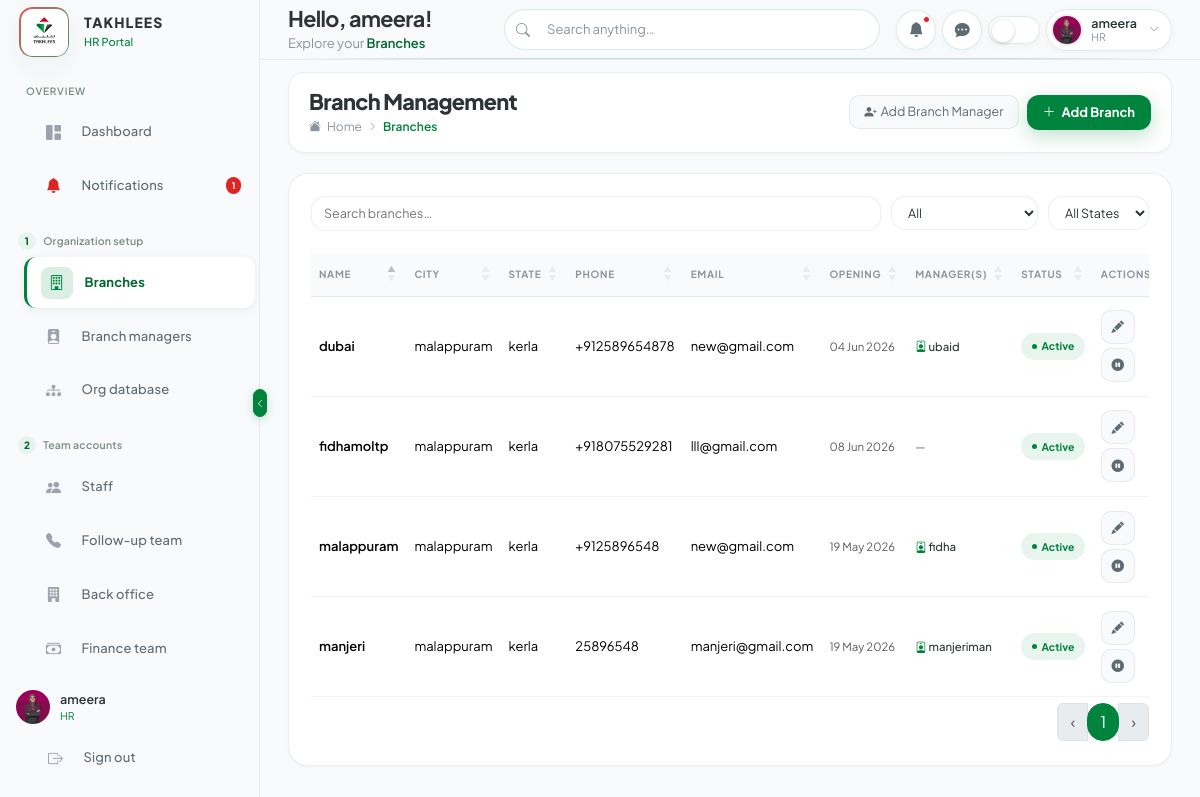
Screenshot of /hr/branches/ (signed in) with the database file from the repository.
### branch/models.py (models this page shows, shortened)
class Branch(models.Model):
    name = models.CharField(max_length=255)
    email = models.EmailField()
    phone = models.CharField(max_length=255)
    opening_date = models.DateField()
    nationality = models.CharField(max_length=255)
    address = models.TextField()
    city = models.CharField(max_length=255)
    state = models.CharField(max_length=255)
    is_deleted = models.BooleanField(default=False)
    deleted_at = models.DateTimeField(null=True, blank=True)
    created_at = models.DateTimeField(auto_now_add=True)
    updated_at = models.DateTimeField(auto_now=True)
    objects = models.Manager()
    active = ActiveBranchQuerySet()
    class Meta:
        ordering = ["-created_at"]
    def __str__(self):
        return self.name

class BranchManager(models.Model):
    user = models.OneToOneField(
        settings.AUTH_USER_MODEL,
        on_delete=models.CASCADE,
        related_name="branch_manager_profile",
    )
    branch = models.ForeignKey(
        Branch,
        on_delete=models.CASCADE,
        related_name="managers",
    )
    phone = models.CharField(max_length=20)
    join_date = models.DateField()
    is_active = models.BooleanField(default=True)
    deactivated_at = models.DateTimeField(null=True, blank=True)
    created_at = models.DateTimeField(auto_now_add=True)
    updated_at = models.DateTimeField(auto_now=True)
    objects = models.Manager()
    active = ActiveBranchManagerProfileQuerySet()
    class Meta:
        verbose_name = "Branch manager"
        verbose_name_plural = "Branch managers"
        ordering = ["-created_at"]
    @property
    def email(self):
        return self.user.email
    @property
    def username(self):
        return self.user.get_username()

### hr/views.py (the view)
# urls.py: path("branches/", views.branches, name="branches"),
@login_required(login_url="core:login")
def branches(request):
    return _render_page(
        request,
        "hr/pages/branches.html",
        "Branches",
        "branches",
        **_branch_page_context(),
    )

### core/context_processors.py (called while the page is built, shortened)
def _split_document_expiry_alerts(alerts):
    expired = [row for row in alerts if row.get("is_expired")]
    expiring_soon = [row for row in alerts if not row.get("is_expired")]
    return expired, expiring_soon

def followup_portal_sidebar(request):
    if not getattr(request, "user", None) or not request.user.is_authenticated:
        return {"followup_leads_queue_count": 0}
    profile = getattr(request.user, "profile", None)
    if not profile or profile.user_type != UserProfile.UserType.FOLLOWUP:
        return {"followup_leads_queue_count": 0}
    from core.lead_utils import followup_queue_leads_count
    return {"followup_leads_queue_count": followup_queue_leads_count()}

def backoffice_portal_sidebar(request):
    defaults = {
        "backoffice_pending_verifications_count": 0,
        "backoffice_team_pending_leads_count": 0,
        "backoffice_procedure_review_count": 0,
    }
    if not getattr(request, "user", None) or not request.user.is_authenticated:
        return defaults
    profile = getattr(request.user, "profile", None)
    if not profile or profile.user_type != UserProfile.UserType.BACKOFFICE:
        return defaults

### core/document_expiry_alerts.py (called while the page is built)
def document_expiry_alerts_for_request(user):
    if user.is_superuser:
        return document_expiry_alerts_for_hr()
    profile = getattr(user, "profile", None)
    if not profile:
        return []
    if profile.user_type == UserProfile.UserType.HR:
        return document_expiry_alerts_for_hr()
    return []

### core/lead_expiry_alerts.py (called while the page is built)
def _today():
    return timezone.localdate()

def _alert_message(alert):
    expiry_text = alert["expiry_date"].strftime("%d %b %Y")
    days_left = alert["days_left"]
    if days_left < 0:
        timing = f"expired on {expiry_text}"
    elif days_left == 0:
        timing = f"expires today ({expiry_text})"
    elif days_left == 1:
        timing = f"expires tomorrow ({expiry_text})"
    else:
        timing = f"expires in {days_left} days ({expiry_text})"
    return f"Lead {alert['lead_name']} ({alert['lead_display_id']}) service {timing}."

### core/models.py (called while the page is built)
    @property
    def display_id(self):
        return f"L-{self.pk:04d}"

### core/profile_utils.py (called while the page is built)
def get_initials(display_name):
    name = (display_name or "").replace("_", " ").replace(".", " ").strip()
    parts = [p for p in name.split() if p]
    if len(parts) >= 2:
        return (parts[0][0] + parts[1][0]).upper()
    return (name[:2] if len(name) >= 2 else name[:1] or "?").upper()

### hr/nav.py (called while the page is built)
def hr_nav_sections():
    return HR_NAV_SECTIONS

### templates/hr/base.html (shortened to what this page needs)
{% load static %}
<!DOCTYPE html>
<html lang="en" data-theme="light">
<head>
    <link href="https://cdn.jsdelivr.net/npm/bootstrap@5.3.3/dist/css/bootstrap.min.css" rel="stylesheet" />
    <link href="https://cdn.jsdelivr.net/npm/bootstrap-icons@1.11.3/font/bootstrap-icons.css" rel="stylesheet" />
    <link href="https://cdn.datatables.net/1.13.8/css/dataTables.bootstrap5.min.css" rel="stylesheet" />
    <link href="https://cdn.jsdelivr.net/npm/sweetalert2@11/dist/sweetalert2.min.css" rel="stylesheet" />
    <link href="{% static 'hr/css/app.css' %}?v=20260703" rel="stylesheet" />
    <link href="{% static 'hr/css/takhlees-theme.css' %}?v=20260702" rel="stylesheet" />
    <link href="{% static 'hr/css/portal-ui.css' %}?v=20260622" rel="stylesheet" />
    <link href="{% static 'hr/css/portal-dashboard.css' %}?v=20260623" rel="stylesheet" />
</head>
<body data-page="{{ active_nav }}">
    <div id="app-wrapper">
        {% include "hr/includes/sidebar.html" %}
        <button id="sidebar-toggle-btn" onclick="toggleSidebar()" title="Toggle Sidebar" type="button">
            <i class="bi bi-chevron-left" id="sidebar-toggle-icon"></i>
        </button>
        <div id="main-wrapper">
            {% include "hr/includes/topbar.html" %}
            <main id="page-content">
                {% include content_template %}
            </main>
        </div>
    </div>
</body>
</html>

### templates/hr/includes/sidebar.html
{% load profile_tags %}
<nav id="sidebar">
    <div class="sidebar-brand">
        {% url 'hr:dashboard' as dashboard_url %}
        {% include "core/includes/brand_logo.html" with brand_url=dashboard_url brand_subtitle="HR Portal" %}
    </div>
    <div class="sidebar-nav">
        {% for section in hr_nav_sections %}
            {% if section.label %}
            <div class="nav-section-heading{% if section.step %} nav-section-heading--stepped{% endif %}">
                {% if section.step %}<span class="nav-section-step">{{ section.step }}</span>{% endif %}
                <span class="nav-section-heading-text">{{ section.label }}</span>
            </div>
            {% endif %}
            <ul class="nav-item-group{% if section.label %} nav-item-group-section{% endif %}">
                {% for item in section.items %}
                <li>
                    <a class="nav-link-item{% if active_nav == item.nav_key %} active{% endif %}" href="{% url item.url_name %}">
                        <span class="nav-icon">
                            {% if item.nav_key == 'notifications' and total_notification_count %}
                            <i class="bi bi-bell-fill nav-icon-alert"></i>
                            {% else %}
                            <i class="{{ item.icon }}"></i>
                            {% endif %}
                        </span>
                        <span class="nav-link-text">{{ item.label }}</span>
                        {% if item.nav_key == 'notifications' and total_notification_count %}
                        <span class="nav-badge nav-badge-alert">{{ total_notification_count }}</span>
                        {% endif %}
                    </a>
                </li>
                {% endfor %}
            </ul>
        {% endfor %}
    </div>
    <div class="sidebar-footer">
        <a href="{% url 'hr:profile' %}" class="sidebar-user text-decoration-none mb-2">
            {% profile_avatar request.user size="sm" extra_class="hr-user-avatar" %}
            <div class="sidebar-user-info">
                <div class="user-name">{{ hr_display_name }}</div>
                <div class="user-role">{{ hr_role }}</div>
            </div>
        </a>
        <a href="{% url 'core:logout' %}" class="nav-link-item py-2" style="font-size:12px">
            <span class="nav-icon"><i class="bi bi-box-arrow-right"></i></span>
            <span class="nav-link-text">Sign out</span>
        </a>
    </div>
</nav>

### templates/hr/includes/topbar.html (shortened to what this page needs)
{% load profile_tags %}
<header id="topbar">
    <div class="topbar-greeting d-none d-lg-block">
        <div class="topbar-greeting-title">Hello, {{ hr_display_name }}!</div>
        <div class="topbar-greeting-sub">Explore your <span class="topbar-greeting-page">{{ page_title }}</span></div>
    </div>
    <div class="topbar-search">
        <i class="bi bi-search search-icon"></i>
        <input type="text" placeholder="Search anything…" id="globalSearch" />
    </div>
    <div class="topbar-actions">
        <div class="dropdown">
            <button class="topbar-btn" data-bs-toggle="dropdown" type="button" aria-label="Notifications">
                <i class="bi bi-bell-fill"></i>
                {% if total_notification_count %}<span class="badge-dot"></span>{% endif %}
            </button>
        </div>
        <div class="dropdown">
            <button class="topbar-btn" data-bs-toggle="dropdown" type="button">
                <i class="bi bi-chat-dots-fill"></i>
            </button>
        </div>
        <button class="theme-toggle" onclick="toggleTheme()" title="Toggle Dark/Light Mode" type="button"></button>
        <div class="dropdown">
            <div class="topbar-user" data-bs-toggle="dropdown">
                {% profile_avatar request.user size="xs" extra_class="hr-user-avatar" %}
                <div class="user-info d-none d-md-flex">
                    <span class="user-name">{{ hr_display_name }}</span>
                    <span class="user-role">{{ hr_role }}</span>
                </div>
                <i class="bi bi-chevron-down" style="font-size:10px;color:var(--text-muted);margin-left:4px"></i>
            </div>
        </div>
    </div>
</header>

### templates/hr/includes/branch_rows.html (shortened to what this page needs)
{% for branch in branches %}
<tr data-state="{{ branch.state }}" data-status="{% if branch.is_deleted %}deactivated{% else %}active{% endif %}" class="{% if branch.is_deleted %}table-secondary{% endif %}">
    <td>
        <span class="fw-semibold">{{ branch.name }}</span>
    </td>
    <td>{{ branch.city }}</td>
    <td>{{ branch.state }}</td>
    <td>{{ branch.phone }}</td>
    <td>{{ branch.email }}</td>
    <td class="text-muted small">{{ branch.opening_date|date:"d M Y" }}</td>
    <td class="small">
        {% for mgr in branch.managers.all %}
        <div class="branch-mgr-tag" title="{{ mgr.email }}">
            <i class="bi bi-person-badge"></i> {{ mgr.username }}
        </div>
        {% empty %}
        <span class="text-muted">—</span>
        {% endfor %}
    </td>
    <td>
        {% if branch.is_deleted %}
        <span class="badge-status badge-closed">Deactivated</span>
        {% else %}
        <span class="badge-status badge-won">Active</span>
        {% endif %}
    </td>
    <td>
        <div class="d-flex gap-1 flex-wrap">
            {% if not branch.is_deleted %}
            <button type="button" class="action-btn branch-edit-btn" title="Edit"
                data-url="{% url 'hr:branch_edit' branch.pk %}"
                data-name="{{ branch.name|escapejs }}"
                data-email="{{ branch.email|escapejs }}"
                data-phone="{{ branch.phone|escapejs }}"
                data-opening-date="{{ branch.opening_date|date:'Y-m-d' }}"
                data-nationality="{{ branch.nationality|escapejs }}"
                data-address="{{ branch.address|escapejs }}"
                data-city="{{ branch.city|escapejs }}"
                data-state="{{ branch.state|escapejs }}">
                <i class="bi bi-pencil-fill"></i>
            </button>
            <button type="button" class="action-btn branch-deactivate-btn" title="Deactivate"
                data-name="{{ branch.name|escapejs }}"
                data-url="{% url 'hr:branch_deactivate' branch.pk %}">
                <i class="bi bi-pause-circle-fill"></i>
            </button>
            {% else %}
            <button type="button" class="action-btn branch-reactivate-btn btn-status-activate" title="Activate"
                data-name="{{ branch.name|escapejs }}"
                data-url="{% url 'hr:branch_reactivate' branch.pk %}">
                <i class="bi bi-play-circle-fill"></i>
            </button>
            {% endif %}
        </div>
    </td>
</tr>
{% endfor %}

### static/hr/css/portal-ui.css (style rules this page uses)
#app-wrapper { --portal-radius-lg: 20px; --portal-radius-md: 16px; --portal-radius-sm: 12px; --portal-shell: #f8fafc; --portal-shadow-card: 0 1px 3px rgba(15, 23, 42, 0.04); --portal-shadow-hover: 0 10px 28px rgba(15, 23, 42, 0.08); --portal-border: rgba(15, 23, 42, 0.07); }
body, #main-wrapper { background: var(--portal-shell) !important; }
#page-content { padding: 12px 28px 40px; }
.action-btn { width: 34px; height: 34px; border-radius: 10px; border: 1px solid var(--portal-border); background: var(--portal-shell); display: inline-flex; align-items: center; justify-content: center; color: var(--text-secondary); transition: all 0.18s ease; }
#sidebar { background: var(--portal-shell) !important; border-right: 1px solid var(--portal-border) !important; box-shadow: none !important; }
.nav-link-item { border-radius: 12px !important; margin: 2px 10px !important; padding: 0.62rem 0.85rem !important; transition: background 0.18s ease, color 0.18s ease !important; }
.nav-link-item.active { background: #ffffff !important; color: var(--takhlees-green-dark) !important; box-shadow: 0 2px 10px rgba(15, 23, 42, 0.06) !important; border-left: 3px solid var(--takhlees-green) !important; font-weight: 700 !important; }
.nav-link-item .nav-icon { width: 32px; height: 32px; border-radius: 10px; display: inline-flex; align-items: center; justify-content: center; background: rgba(15, 23, 42, 0.04); transition: background 0.18s ease; }
.nav-link-item.active .nav-icon { background: var(--takhlees-green-light); color: var(--takhlees-green); }
.nav-section-step { background: var(--takhlees-green-light) !important; color: var(--takhlees-green-dark) !important; }
.topbar, #topbar { border-bottom: 1px solid var(--portal-border) !important; background: var(--portal-shell) !important; backdrop-filter: none; box-shadow: none !important; }
.dashboard-table tbody td, .table tbody td { padding-top: 0.85rem !important; padding-bottom: 0.85rem !important; vertical-align: middle; border-bottom: 1px solid rgba(15, 23, 42, 0.05); }
.badge-status { border-radius: 999px !important; padding: 0.35rem 0.65rem !important; font-size: 10.5px !important; font-weight: 700 !important; }

### rows the page displays
Branch: name "fidhamoltp", city "malappuram", state "kerla", phone "+918075529281", email "lll@gmail.com", opening_date "08 Jun 2026", is_deleted "Active"
Branch: name "dubai", city "malappuram", state "kerla", phone "+912589654878", email "new@gmail.com", opening_date "04 Jun 2026", is_deleted "Active"
BranchManager: username "ubaid"
Branch: name "malappuram", city "malappuram", state "kerla", phone "+9125896548", email "new@gmail.com", opening_date "19 May 2026", is_deleted "Active"
BranchManager: username "fidha"
Branch: name "manjeri", city "malappuram", state "kerla", phone "25896548", email "manjeri@gmail.com", opening_date "19 May 2026", is_deleted "Active"
BranchManager: username "manjeriman"

### other values shown
{{ brand_subtitle|default:"HRMS Portal" }} "HR Portal"
{{ section.label }} "OVERVIEW" "Organization setup" "Team accounts"
{{ item.label }} "Dashboard" "Notifications" "Branches" "Branch managers" "Org database" "Staff" "Follow-up team" "Back office" "Finance team"
{{ total_notification_count }} "1"
{{ section.step }} "1" "2"
{{ hr_display_name }} "ameera"
{{ hr_role }} "HR"
{{ page_title }} "Branches"
